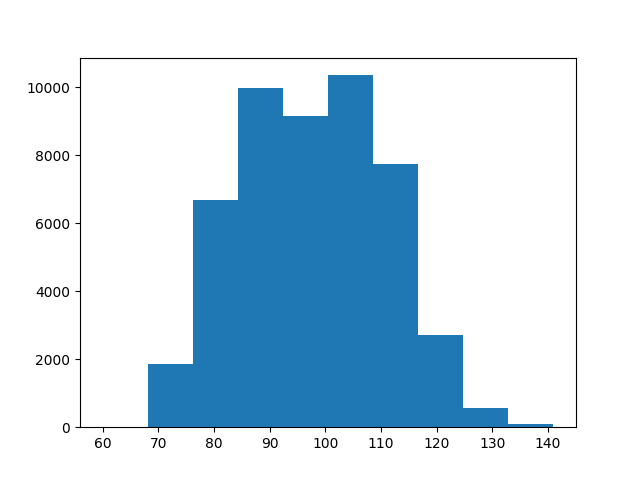

Source code (Python):
import cv2
import matplotlib.pyplot as plt
import numpy as np

img = cv2.imread("imori_dark.jpg").astype(np.float)
##plt.hist(img.ravel(), bins=255, rwidth=0.8, range=(0, 255))
plt.hist(img.ravel())
plt.savefig("myans_20.png")
plt.show()
